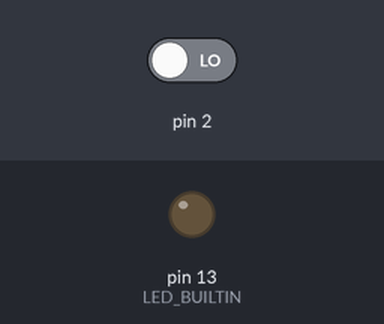
Simulated run of this sketch. Board: Arduino Uno, built with avr-gcc and run on an emulated ATmega328P. Shown: output pins drawn as LEDs (lit = HIGH). Dashed ring = blinking. The inputs (shaded band) are chosen by the test bench; at power-on: pin 2 LOW.

Above: at 1.2 s.
1.3 s: pin 2 driven HIGH
At 1.55 s:
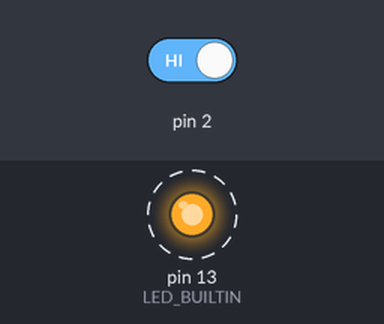
4.3 s: pin 2 driven LOW
At 4.8 s:
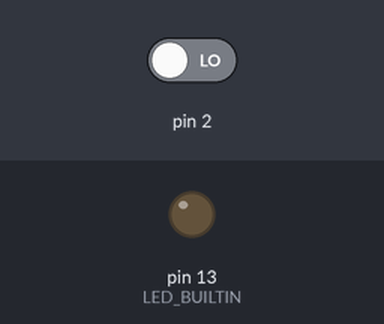
Timing chart, 0 to 7.3 s (numbered marks = the images above; inputs shaded):
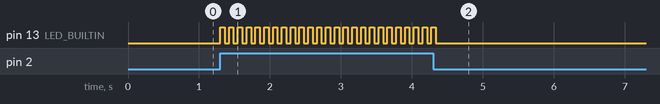

The sketch:

Assignment_9.ino
```cpp
void setup() {

  pinMode(LED_BUILTIN, OUTPUT);
  pinMode(2, INPUT);
}

void loop() {
  int val=digitalRead(2);
  if(val==HIGH)
  {
  digitalWrite(LED_BUILTIN, HIGH);
  delay(1000/16);
  digitalWrite(LED_BUILTIN, LOW);
  delay(1000/16);
  }
  //Josh Lubin
  //Troy Weaver is really cool
  //Cuauhtemoc is intimidated by code
  //fork something
  //committing directly to branch
}
```

Measured:
- after the input at 1.3 s, pin 13 (LED_BUILTIN): alternates HIGH for 0.06 s and LOW for 0.06 s, starting at once
- after the input at 4.3 s, pin 13 (LED_BUILTIN): goes on until 4.3 s, then stays LOW
